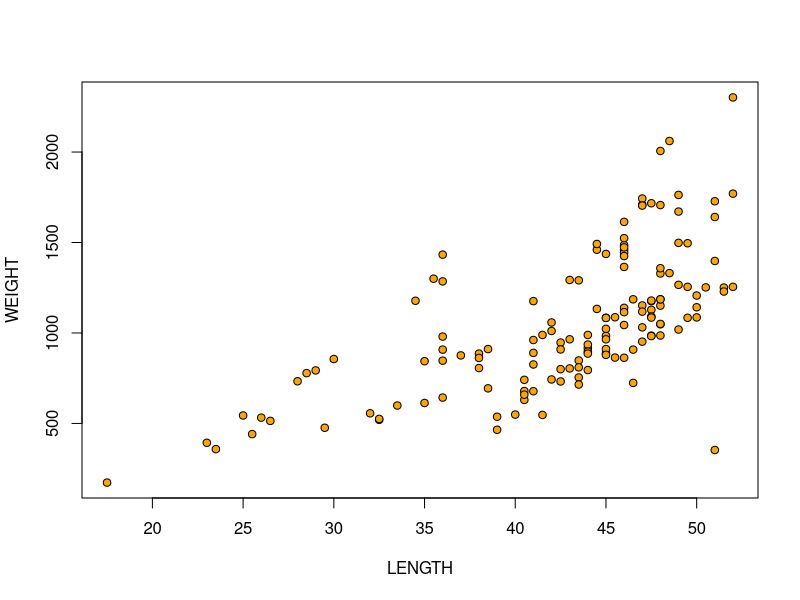
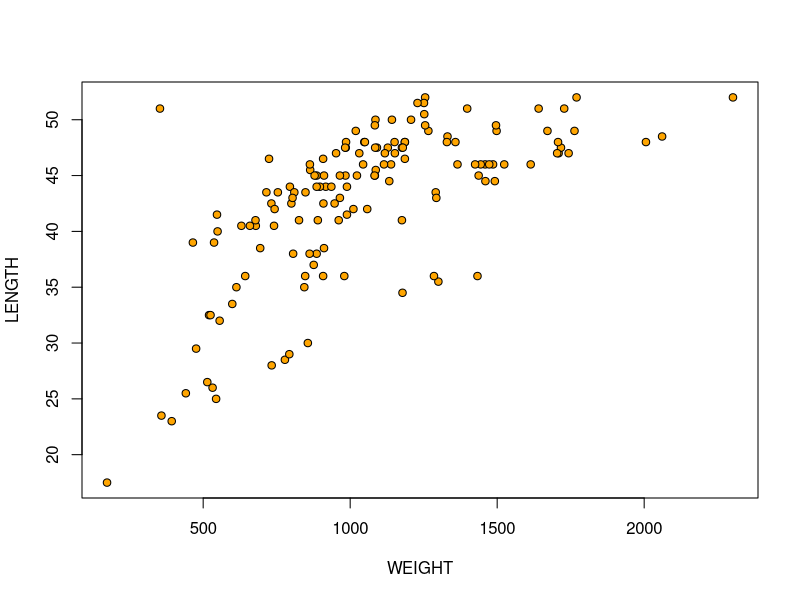
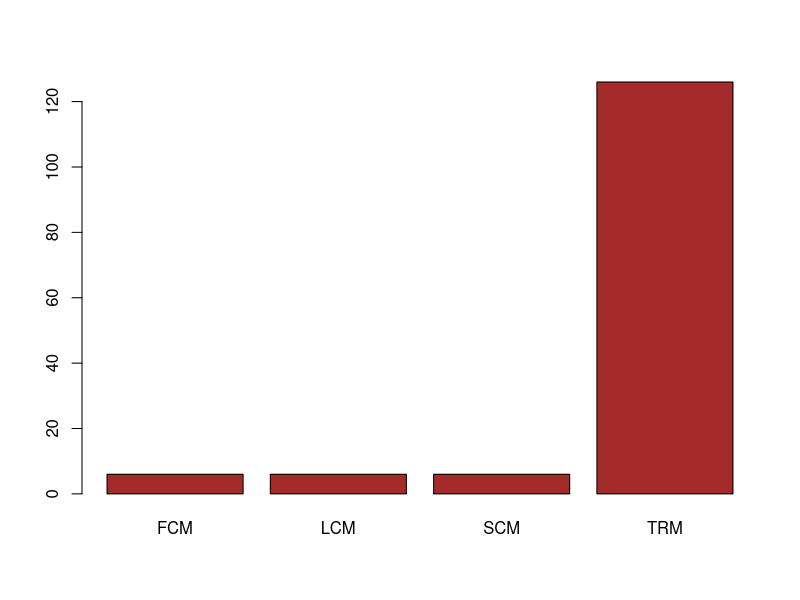
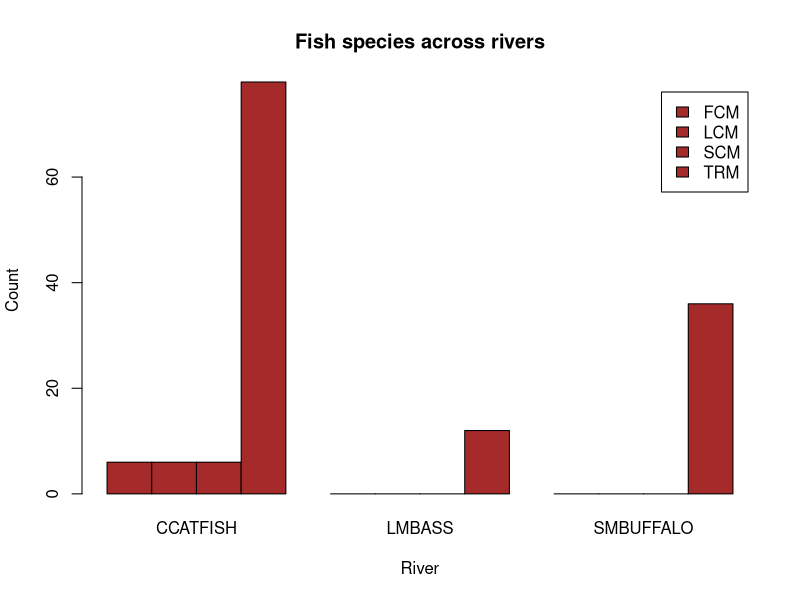

These figures' R source, in order:
# Task 1:
getwd()

# Task 2:
# using some of the given example R code we can read data into my instance of R studio
# Although at this time I'm not sure of what type of data data( the var) is here
# maybe a vector?
data <- read.csv("DDT-1.csv")

# Apply more given code, this gives me an entire row of the .csv file. 2nd arg is number of rows to be returned
head(data,6)

# Task 3:
# This task asks about some metadata about the data object we used above

# Number of species in the data set
length(unique(data$SPECIES))

# subset for large mouth bass with a weight > 800 mg
large_mouth_base_subset <- data[data$SPECIES == "LMBASS" & data$WEIGHT > 800, ]
large_mouth_base_subset

# Now to slice up the data by river and DDT amounts
ddt_and_SMC_river <- data[data$RIVER == "SCM" & data$DDT > 4.0, ]
ddt_and_SMC_river

# Task 4:
# Time to do some math... rock and roll?? (oh nevermind we have functions it seems)

# mean is the average
mean(data$LENGTH) # Wild we can't store this value

# mean_length <- mean(data$LENGTH)
# mean_length does not compile which is odd

# now to calc the standard div and off to the web for documentation!
# Found some here for standard div: https://www.scaler.com/topics/built-in-functions-in-r/

sd(data$WEIGHT)

# Task 5:
# time to start working with plots

# Cook up both plots to compare
with(data, plot(WEIGHT ~ LENGTH, bg = "Orange", pch = 21, cex = 1))
with(data, plot(LENGTH ~ WEIGHT, bg = "Orange", pch = 21, cex = 1))

# a math question now
# if v = 1:20 what is the last value of v/20?

# A vector 1 - 20 then divide every element by 20
v = 1:20
v / 20

# task 5: Table time
river_table = with(data,table(data$RIVER))
river_table

# Now to make the bar plot
barplot(river_table, col = "brown")

# Now to make a crossed table with rivers and fish
crossed_table_river_fish = with(data, table(data$RIVER, data$SPECIES))
crossed_table_river_fish

# create a cross table of river and fish species
crossed_table_river_fish <- table(data$RIVER, data$SPECIES)

# make a barplot
barplot(crossed_table_river_fish,
        beside = TRUE,      # put species side-by-side for each river
        col = "brown",
        legend = TRUE,      # add legend for fish species
        xlab = "River",
        ylab = "Count",
        main = "Fish species across rivers")

# Task 6 Pie chart time!



